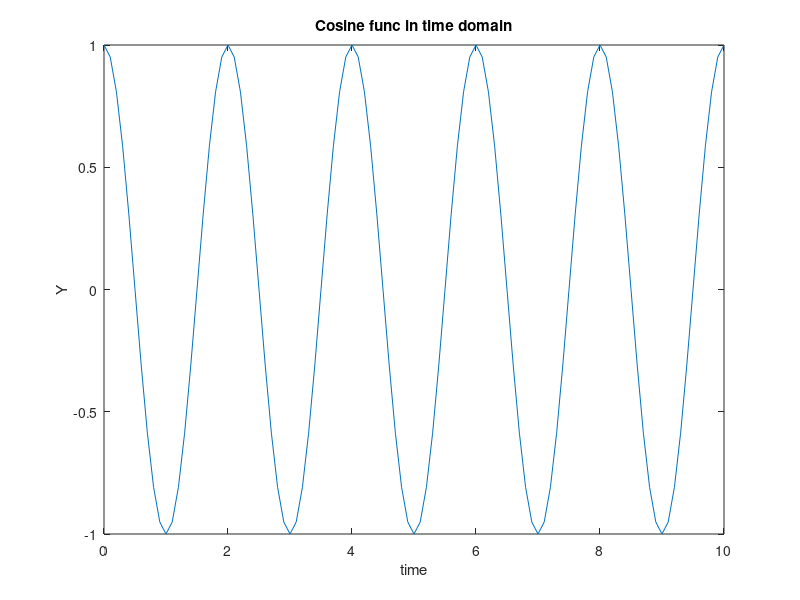

Recreate this plot in MATLAB.
tmin = 0;
tmax = 10;
dt = (tmax - tmin)/100;
time = tmin:dt:tmax;
f = 1/2;
y = cos(2*pi*f*time);
plot(time,y);
xlabel('time');
ylabel('Y');
title('Cosine func in time domain');